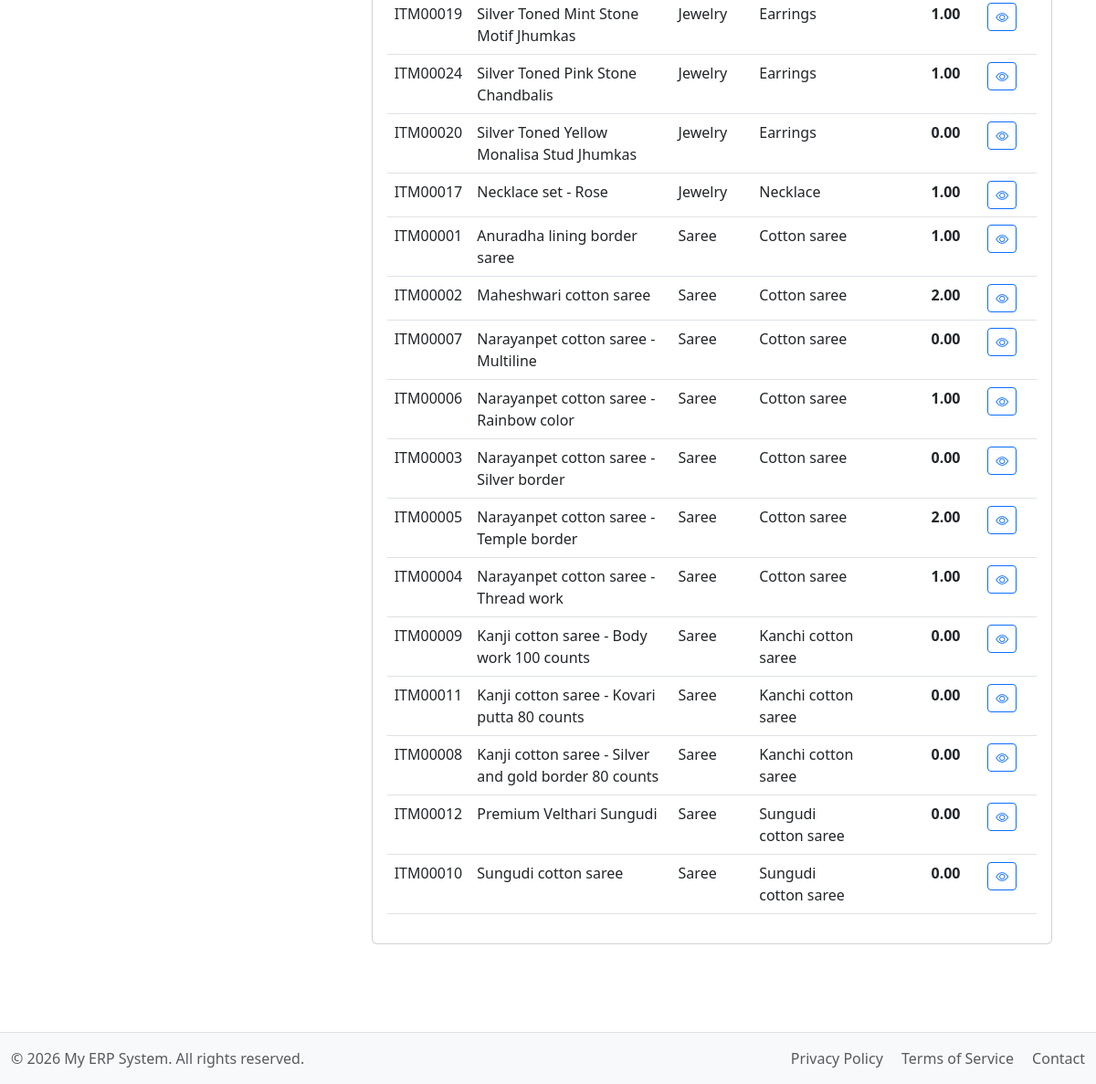
/modules/inventory/list_stock_levels.php (signed in, lower part), run on an earlier commit of the app's database.
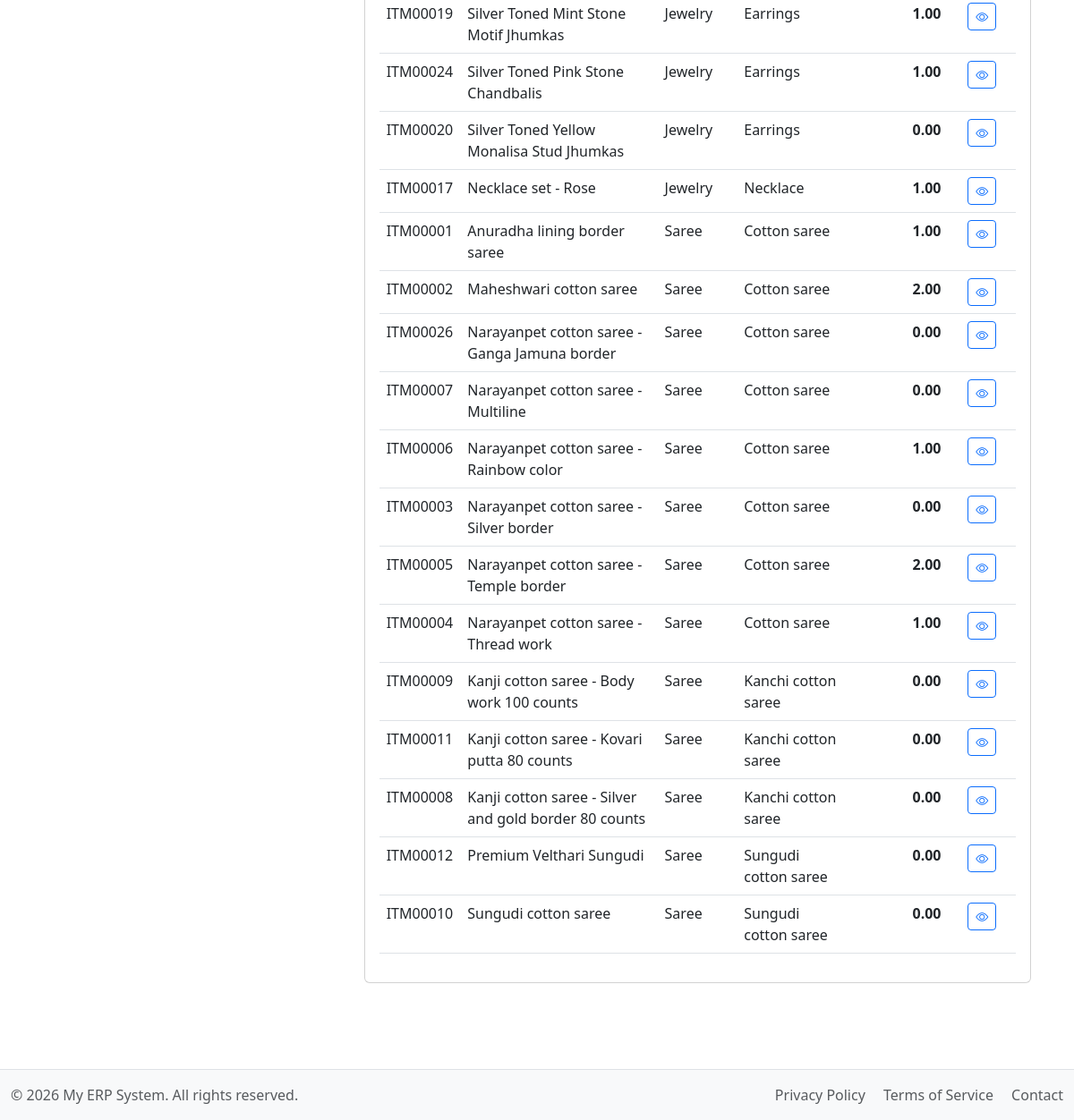
And on a later commit of the database.
### tables this page shows
CREATE TABLE `items` (
  `item_id` varchar(10) NOT NULL,
  `category_sub_id` varchar(10) NOT NULL,
  `name` varchar(150) NOT NULL,
  `uom` varchar(20) NOT NULL DEFAULT 'No',
  `description` text DEFAULT NULL,
  `main_image_path` varchar(255) DEFAULT NULL,
  `created_at` timestamp NOT NULL DEFAULT current_timestamp(),
  `created_by` int(11) DEFAULT NULL,
  `created_by_name` varchar(50) DEFAULT NULL,
  `updated_at` timestamp NULL DEFAULT NULL ON UPDATE current_timestamp(),
  `updated_by` int(11) DEFAULT NULL,
  `updated_by_name` varchar(50) DEFAULT NULL,
  PRIMARY KEY (`item_id`),
  UNIQUE KEY `name` (`name`),
  KEY `category_sub_id` (`category_sub_id`),
  CONSTRAINT `fk_category_sub` FOREIGN KEY (`category_sub_id`) REFERENCES `categories_sub` (`category_sub_id`) ON DELETE CASCADE ON UPDATE CASCADE
);

CREATE TABLE `categories` (
  `category_id` varchar(10) NOT NULL,
  `name` varchar(255) NOT NULL,
  `description` text DEFAULT NULL,
  `created_at` timestamp NOT NULL DEFAULT current_timestamp(),
  `created_by` int(11) DEFAULT NULL,
  `created_by_name` varchar(255) DEFAULT NULL,
  `updated_at` timestamp NULL DEFAULT NULL,
  `updated_by` int(11) DEFAULT NULL,
  `updated_by_name` varchar(255) DEFAULT NULL,
  PRIMARY KEY (`category_id`),
  UNIQUE KEY `name` (`name`)
);

CREATE TABLE `categories_sub` (
  `category_sub_id` varchar(10) NOT NULL,
  `category_id` varchar(10) NOT NULL,
  `name` varchar(100) NOT NULL,
  `description` text DEFAULT NULL,
  `created_at` timestamp NOT NULL DEFAULT current_timestamp(),
  `created_by` int(11) DEFAULT NULL,
  `created_by_name` varchar(50) DEFAULT NULL,
  `updated_at` timestamp NULL DEFAULT NULL ON UPDATE current_timestamp(),
  `updated_by` int(11) DEFAULT NULL,
  `updated_by_name` varchar(50) DEFAULT NULL,
  PRIMARY KEY (`category_sub_id`),
  UNIQUE KEY `name` (`name`),
  KEY `category_id` (`category_id`),
  CONSTRAINT `fk_category` FOREIGN KEY (`category_id`) REFERENCES `categories` (`category_id`) ON DELETE CASCADE ON UPDATE CASCADE
);

### includes/functions.php (called while the page is built, shortened)
<?php
function search_stock_levels($filters = [])
{
    $db = db();
    $sql = "
        SELECT
            i.item_id,
            i.name AS item_name,
            c.name AS category_name,
            cs.name AS sub_category_name,
            COALESCE(sl.quantity, 0.00) AS quantity
        FROM items i
        LEFT JOIN stock_levels sl ON i.item_id = sl.item_id
        JOIN categories_sub cs ON i.category_sub_id = cs.category_sub_id
        JOIN categories c ON cs.category_id = c.category_id
        WHERE 1=1
    ";
    $sql .= " ORDER BY c.name, cs.name, i.name";
    $stmt = $db->prepare($sql);
    $stmt->execute();
    $result = $stmt->get_result();
    return $result ? $result->fetch_all(MYSQLI_ASSOC) : [];
}

### modules/inventory/list_stock_levels.php (the view, shortened to what this page needs)
<?php
require_once __DIR__ . '/../../includes/functions.php';
$initial_stock_levels = search_stock_levels();
require_once __DIR__ . '/../../includes/header.php';
?>
<div class="container-fluid">
    <div class="row">
        <main class="col-md-9 ms-sm-auto col-lg-10 px-md-4">
            <div class="card">
                <div class="card-body">
                    <div class="table-responsive">
                        <table class="table table-hover">
                            <tbody id="stockListTableBody">
                                <?php if (empty($initial_stock_levels)): ?>
                                    <tr><td colspan="6" class="text-center text-muted">No items found.</td></tr>
                                <?php else: ?>
                                    <?php foreach ($initial_stock_levels as $item): ?>
                                        <tr>
                                            <td><?= htmlspecialchars($item['item_id']) ?></td>
                                            <td><?= htmlspecialchars($item['item_name']) ?></td>
                                            <td><?= htmlspecialchars($item['category_name']) ?></td>
                                            <td><?= htmlspecialchars($item['sub_category_name']) ?></td>
                                            <td class="text-end fw-bold"><?= htmlspecialchars(number_format($item['quantity'], 2)) ?></td>
                                            <td class="text-center">
                                                <a href="/modules/inventory/view_item.php?item_id=<?= htmlspecialchars($item['item_id']) ?>" class="btn btn-sm btn-outline-primary" title="View Item Details">
                                                    <i class="bi bi-eye"></i>
                                                </a>
                                            </td>
                                        </tr>
                                    <?php endforeach; ?>
                                <?php endif; ?>
                            </tbody>
                        </table>
                    </div>
                </div>
            </div>
        </main>
    </div>
</div>
<?php require_once __DIR__ . '/../../includes/footer.php'; ?>

What changed in the data, as far as the page shows it:
added items: item_id "ITM00026", name "Narayanpet cotton saree - Ganga Jamuna border", categories.name "Saree", category_sub.name "Cotton saree", quantity "0.00"
